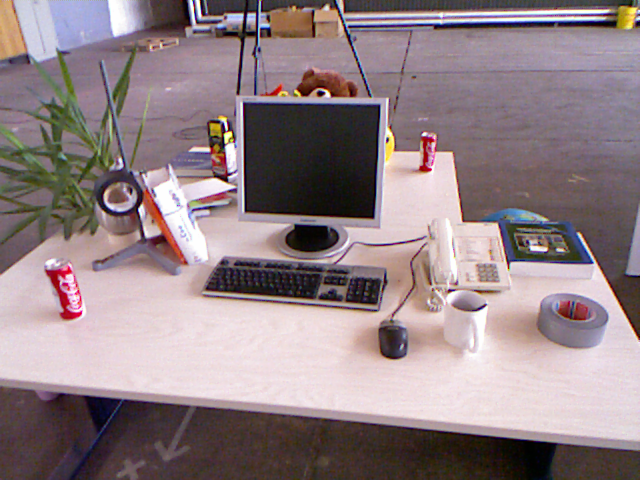
//> input picture MyCode/ch7/traingulation/1.png, 640 x 480 px
$ ./triangulation 1.png 2.png   (built with g++ and OpenCV 4)
//> lines starting //> are read from the running program, lines starting //| are printed output that depends on the picture; after the words box and inside, x2 and y2 are one past the last pixel; in counts of white or black regions, pixels touching at a corner belong together
/*
 * @Author: mxxxOrz
 * @Date: 2024-09-07 13:44:28
 * @LastEditors: Please set LastEditors
 * @LastEditTime: 2024-09-08 18:43:48
 * @Description: 三角测量恢复深度
 *
 */

#include <iostream>
#include <opencv2/core/core.hpp>
#include <opencv2/features2d/features2d.hpp>
#include <opencv2/highgui/highgui.hpp>
#include <opencv2/calib3d/calib3d.hpp>
#include <vector>
#include <opencv2/imgproc.hpp>
#include "sophus/se3.hpp"
#include "sophus/so3.hpp"
#include <Eigen/Core>
#include <Eigen/Dense>

using namespace std;
using namespace cv;
using namespace Eigen;
using namespace Sophus;

void find_feature_matches(const Mat &img_1, const Mat &img_2,
                          vector<KeyPoint> &keypoints_1, vector<KeyPoint> &keypoints_2,
                          vector<DMatch> &matches);

void pose_estimation_2d2d(vector<KeyPoint> keypoints_1, vector<KeyPoint> keypoints_2,
                          vector<DMatch> matches, Mat &R, Mat &t);

Point2d pixel2cam(const Point2d &p, const Mat &K);

void triangulation(const vector<KeyPoint> &keypoint_1, const vector<KeyPoint> &keypoint_2,
                   const vector<DMatch> &matches, const Mat &R, const Mat &t,
                   vector<Point3d> &points);

bool depthFromTriangulation(
    const SE3d &T_search_ref,
    const Vector3d &f_ref,
    const Vector3d &f_cur,
    double &depth)
{
    Eigen::Matrix<double, 3, 1> A;
    A << T_search_ref.rotationMatrix() * f_ref, f_cur;
    const Matrix2d AtA = A.transpose() * A;
    if (AtA.determinant() < 0.000001)
        return false;
    const Vector2d depth2 = -AtA.inverse() * A.transpose() * T_search_ref.translation();
    depth = fabs(depth2[0]);
    return true;
}

inline ::cv::Scalar get_color(float depth)
{
    float up_th = 50, low_th = 10, th_range = up_th - low_th;
    if (depth > up_th)
        depth = up_th;
    if (depth < low_th)
        depth = low_th;
    return cv::Scalar(255 * depth / th_range, 0, 255 * (1 - depth / th_range));
}

int main(int argc, char *argv[])
{
    if (argc != 3)
    {
        cout << "请输入两张照片" << endl;
        return 1;
    }
    Mat img_1 = imread(argv[1], CV_LOAD_IMAGE_COLOR);
//> img_1 is the input picture: 480 rows x 640 cols, CV_8UC3; mean B, G, R 133.9, 129.9, 146.3
    Mat img_2 = imread(argv[2], CV_LOAD_IMAGE_COLOR);
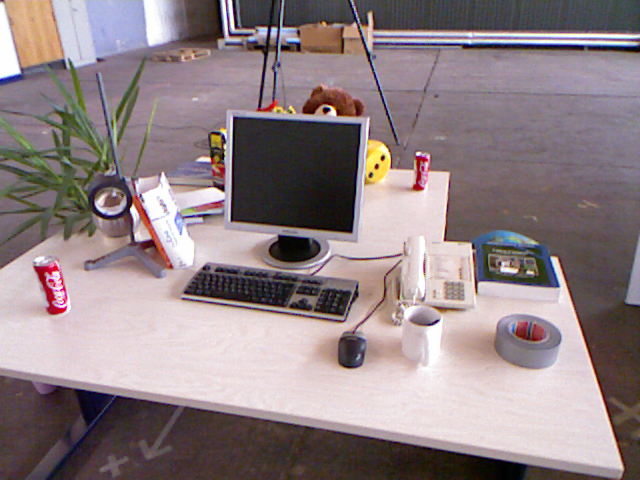
//> input picture MyCode/ch7/traingulation/2.png, 640 x 480 px
//> img_2 is the input picture: 480 rows x 640 cols, CV_8UC3; mean B, G, R 133.1, 129.9, 144.4
    assert(img_1.data && img_2.data);

    vector<KeyPoint> keypoints_1, keypoints_2;
    vector<DMatch> matches;

    find_feature_matches(img_1, img_2, keypoints_1, keypoints_2, matches);
    cout << "一共找到了 " << matches.size() << "组匹配点" << endl;

    Mat R, t;
    pose_estimation_2d2d(keypoints_1, keypoints_2, matches, R, t);

    // [18 lines of commented-out code are left out]

    vector<Point3d> points;
    triangulation(keypoints_1, keypoints_2, matches, R, t, points);

    Mat K = (Mat_<double>(3, 3) << 520.9, 0, 325.1, 0, 521.0, 249.7, 0, 0, 1);
    Mat img1_clone = img_1.clone();
    Mat img2_clone = img_2.clone();

    for (int i = 0; i < matches.size(); i++)
    {
        float depth1 = points[i].z;
        cout << "depth: " << depth1 << endl;
        Point2d pt1_cam = pixel2cam(keypoints_1[matches[i].queryIdx].pt, K);
        cv::circle(img1_clone, keypoints_1[matches[i].queryIdx].pt, 2, get_color(depth1), 2);

        Mat pt2_trans = R * (Mat_<double>(3, 1) << points[i].x, points[i].y, points[i].z) + t;
        float depth2 = pt2_trans.at<double>(2, 0);
        cv::circle(img2_clone, keypoints_2[matches[i].trainIdx].pt, 2, get_color(depth2), 2);
    }
    cv::imshow("img1", img1_clone);
    cv::imshow("img2", img2_clone);
    cv::waitKey(0);

    return 0;
}

void find_feature_matches(const Mat &img_1, const Mat &img_2,
                          vector<KeyPoint> &keypoints_1, vector<KeyPoint> &keypoints_2,
                          vector<DMatch> &matches)
{
    Mat descriptors_1, descriptors_2;
    Ptr<FeatureDetector> detector = ORB::create();
    Ptr<DescriptorExtractor> descriptor = ORB::create();

    Ptr<DescriptorMatcher> matcher = DescriptorMatcher::create("BruteForce-Hamming");

    detector->detect(img_1, keypoints_1);
//> keypoints_1 = 500 keypoints; strongest (x, y, size): (323, 93, 31), (322, 92, 37.2), (230, 132, 31), (226, 128, 31)
    detector->detect(img_2, keypoints_2);
//> keypoints_2 = 500 keypoints; strongest (x, y, size): (329, 109, 31), (328, 109, 37.2), (383, 157, 31), (327, 109, 44.6)

    descriptor->compute(img_1, keypoints_1, descriptors_1);
    descriptor->compute(img_2, keypoints_2, descriptors_2);

    vector<DMatch> match;
    matcher->match(descriptors_1, descriptors_2, match);
//> match = 500 matches

    // 找出所有匹配点之间的最小距离和最大距离
    double min_dist = 10000, max_dist = 0;
    for (int i = 0; i < descriptors_1.rows; i++)
    {
        double dist = match[i].distance;
        if (dist > max_dist)
            max_dist = dist;
        if (dist < min_dist)
            min_dist = dist;
    }
//> this loop made 500 passes
//> (dist, max_dist, min_dist) on pass 1: (72, 72, 72)
//> (dist, min_dist) on passes 4, 10, 21, 28, 74, 126: (58, 58), (37, 37), (32, 32), (21, 21), (17, 17), (16, 16)
//> after the loop, max_dist = 94; min_dist = 4

    printf("-- Max dist : %f \n", max_dist);
//| -- Max dist : 94.000000
    printf("-- Min dist : %f \n", min_dist);
//| -- Min dist : 4.000000

    for (int i = 0; i < descriptors_1.rows; i++)
    {
        if (match[i].distance <= max(2 * min_dist, 30.0))
        {
            matches.push_back(match[i]);
        }
    }
//> after the loop, matches = 79 matches
//| 一共找到了 79组匹配点
}

/**
 * @description: 将像素坐标转为空间坐标,Z=1
 * @param {Point2d} &p  像素点坐标
 * @param {Mat} &K  相机内参
 * @return {*}
 */
Point2d pixel2cam(const Point2d &p, const Mat &K)
{
    return Point2d(
        (p.x - K.at<double>(0, 2)) / K.at<double>(0, 0),
        (p.y - K.at<double>(1, 2)) / K.at<double>(1, 1));
}

void pose_estimation_2d2d(vector<KeyPoint> keypoints_1, vector<KeyPoint> keypoints_2,
                          vector<DMatch> matches, Mat &R, Mat &t)
{
    Mat K = (Mat_<double>(3, 3) << 520.9, 0, 325.1, 0, 521.0, 249.7, 0, 0, 1);

    // 将匹配点转换为Point2f
    vector<Point2f> points1;
    vector<Point2f> points2;

    for (size_t i = 0; i < (int)matches.size(); i++)
    {
        points1.push_back(keypoints_1[matches[i].queryIdx].pt);
        points2.push_back(keypoints_2[matches[i].trainIdx].pt);
    }
//> this loop made 79 passes
//> after the loop, points1 = 79 Points (x, y), first 12: [245, 211], [46, 270], [420, 169], [143, 175], [81, 312], [527, 241], [318, 92], [76, 290], [373, 217], [295, 225], [79, 307], [540, 244]; points2 = 79 Points (x, y), first 12: [231.6, 219.6], [35, 267], [414, 188], [135, 182], [65, 308], [500, 263], [323, 109], [61, 287], [350.4, 231.6], [279, 236], [64, 301], [510, 266]

    Mat fundamental_matrix;
    fundamental_matrix = findFundamentalMat(points1, points2, CV_FM_8POINT);
//> fundamental_matrix = [[4.54e-06, 0.000133, -0.018], [-0.000128, 2.27e-05, -0.0142], [0.0181, 0.00415, 1]]
    cout << "fundamental_matrix is " << endl
         << fundamental_matrix << endl;
//| fundamental_matrix is
//| [4.544437503978887e-06, 0.0001333855576994343, -0.01798499246476802;
//|  -0.0001275657012965796, 2.266794804647855e-05, -0.01416678429211772;
//|  0.01814994639970067, 0.004146055871024059, 1]

    Point2d principal_point(325.1, 249.7);
    double focal_length = 521;
    Mat essential_matrix;
    essential_matrix = findEssentialMat(points1, points2, focal_length, principal_point);
//> essential_matrix = [[-0.00846, 0.0545, 0.155], [-0.00829, 0.0335, -0.69], [-0.115, 0.695, 0.0216]]
    cout << "essential_matrix is" << endl
         << essential_matrix << endl;
//| essential_matrix is
//| [-0.008455114492962941, 0.05451570701058972, 0.1546375809483949;
//|  -0.008287154708436176, 0.0335131156598395, -0.6896472136971536;
//|  -0.1153993974485611, 0.6945899967012885, 0.02159624094256602]

    Mat homography_matrix;
    homography_matrix = findHomography(points1, points2, RANSAC, 3);
//> homography_matrix = [[0.926, -0.145, 33.27], [0.0454, 0.939, 8.57], [-1.01e-05, -3.01e-05, 1]]

    // 从本质矩阵中恢复旋转和平移信息，R t
    recoverPose(essential_matrix, points1, points2, R, t, focal_length, principal_point);
//> R = [[0.996, -0.0562, 0.0742], [0.0527, 0.997, 0.0478], [-0.0767, -0.0437, 0.996]]; t = [-0.973, -0.215, 0.0867]

    cout << "R is " << endl
         << R << endl;
//| R is
//| [0.9956584940813578, -0.05615340406690514, 0.07423582945816386;
//|  0.05268846331440086, 0.9974645001566197, 0.04783823534446155;
//|  -0.07673388428334463, -0.04371917358555617, 0.9960926386957122]
    cout << "t is " << endl
         << t << endl;
//| t is
//| [-0.9726703113454991;
//|  -0.2153829834753054;
//|  0.0867331300964411]
}

void triangulation(const vector<KeyPoint> &keypoint_1, const vector<KeyPoint> &keypoint_2,
                   const vector<DMatch> &matches, const Mat &R, const Mat &t,
                   vector<Point3d> &points)
{
    Mat T1 = (Mat_<float>(3, 4) << 1, 0, 0, 0,
              0, 1, 0, 0,
              0, 0, 1, 0);
    Mat T2 = (Mat_<float>(3, 4) << R.at<double>(0, 0), R.at<double>(0, 1), R.at<double>(0, 2), t.at<double>(0, 0),
              R.at<double>(1, 0), R.at<double>(1, 1), R.at<double>(1, 2), t.at<double>(1, 0),
              R.at<double>(2, 0), R.at<double>(2, 1), R.at<double>(2, 2), t.at<double>(2, 0));
//> T2 = [[0.996, -0.0562, 0.0742, -0.973], [0.0527, 0.997, 0.0478, -0.215], [-0.0767, -0.0437, 0.996, 0.0867]]
    Mat K = (Mat_<double>(3, 3) << 520.9, 0, 325.1, 0, 521.0, 249.7, 0, 0, 1);

    // 初始化左右两张图片的特征点（相机坐标）
    vector<Point2f> pts_1, pts_2;
    for (DMatch m : matches)
    {
        pts_1.push_back(pixel2cam(keypoint_1[m.queryIdx].pt, K));
        pts_2.push_back(pixel2cam(keypoint_2[m.trainIdx].pt, K));
    }
//> after the loop, pts_1 = 79 Points (x, y), first 12: [-0.154, -0.0743], [-0.536, 0.039], [0.182, -0.155], [-0.35, -0.143], [-0.469, 0.12], [0.388, -0.0167], [-0.0136, -0.303], [-0.478, 0.0774], [0.092, -0.0628], [-0.0578, -0.0474], [-0.472, 0.11], [0.413, -0.0109]; pts_2 = 79 Points (x, y), first 12: [-0.179, -0.0578], [-0.557, 0.0332], [0.171, -0.118], [-0.365, -0.13], [-0.499, 0.112], [0.336, 0.0255], [-0.00403, -0.27], [-0.507, 0.0716], [0.0486, -0.0347], [-0.0885, -0.0263], [-0.501, 0.0985], [0.355, 0.0313]
    Mat pts_4d;
    cv::triangulatePoints(T1, T2, pts_1, pts_2, pts_4d);

    // 转换成非齐次坐标
    for (int i = 0; i < pts_4d.cols; i++)
    {
        Mat x = pts_4d.col(i);
        x /= x.at<float>(3, 0);
        Point3d p(
            x.at<float>(0, 0),
            x.at<float>(1, 0),
            x.at<float>(2, 0));

        points.push_back(p); // 带有深度的点坐标
    }
//> this loop made 79 passes
//> x on passes 1 to 12: [-1.38, -0.667, 8.95, 1], [-4.33, 0.327, 8.07, 1], [1.88, -1.6, 10.33, 1], [-3.02, -1.22, 8.63, 1], [-3.83, 0.978, 8.18, 1], [2.86, -0.114, 7.38, 1], [-0.16, -3.59, 11.84, 1], [-3.85, 0.629, 8.05, 1], [0.743, -0.501, 8.09, 1], [-0.516, -0.423, 8.93, 1], [-3.86, 0.882, 8.17, 1], [2.9, -0.0681, 7.04, 1]
//> after the loop, points = 79 Point3s, first 12: [-1.38, -0.67, 8.95], [-4.33, 0.33, 8.07], [1.88, -1.6, 10.33], [-3.02, -1.22, 8.63], [-3.83, 0.98, 8.18], [2.86, -0.11, 7.38], [-0.16, -3.59, 11.84], [-3.85, 0.63, 8.05], [0.74, -0.5, 8.09], [-0.52, -0.42, 8.93], [-3.86, 0.88, 8.17], [2.9, -0.07, 7.04]
//> the loop in main, `for (int i = 0; i < matches.size(); i++)` made 79 passes
//> (depth1, pt1_cam, pt2_trans, depth2) on passes 1 to 11: (8.95, Point(-0.154, -0.0743), [-1.64, -0.525, 9.14], 9.14), (8.07, Point(-0.536, 0.039), [-4.7, 0.268, 8.44], 8.44), (10.33, Point(0.182, -0.155), [1.76, -1.22, 10.3], 10.3), (8.63, Point(-0.35, -0.143), [-3.27, -1.18, 8.97], 8.97), (8.18, Point(-0.469, 0.12), [-4.24, 0.949, 8.48], 8.48), (7.38, Point(0.388, -0.0167), [2.43, 0.175, 7.22], 7.22), (11.84, Point(-0.0136, -0.303), [-0.0508, -3.24, 12.05], 12.05), (8.05, Point(-0.478, 0.0774), [-4.25, 0.594, 8.38], 8.38), (8.09, Point(0.092, -0.0628), [0.395, -0.289, 8.11], 8.11), (8.93, Point(-0.0578, -0.0474), [-0.8, -0.238, 9.04], 9.04), (8.17, Point(-0.472, 0.11), [-4.26, 0.852, 8.49], 8.49)
//| depth: 8.95119
//| depth: 8.06918
//| depth: 10.3294
//| depth: 8.6317
//| depth: 8.17645
//| depth: 7.37573
//| depth: 11.8396
//| depth: 8.05226
//> (output is shown up to pass 8 of 79)
//> after the loop in main, `for (int i = 0; i < matches.size(); i++)`:
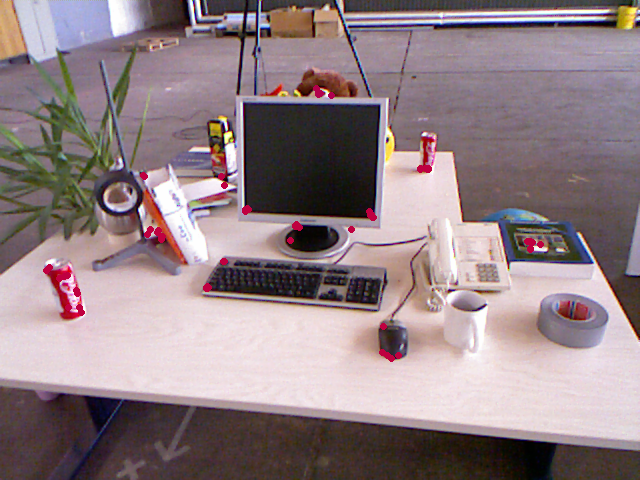
//> img1_clone: 480 rows x 640 cols, CV_8UC3; 0.52% of pixels changed, all inside (x1, y1, x2, y2) = (43, 85, 544, 362)
//> after the loop in main, `for (int i = 0; i < matches.size(); i++)`:
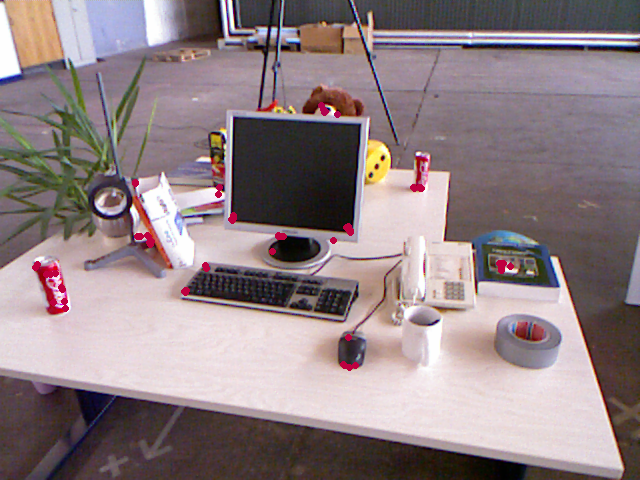
//> img2_clone: 480 rows x 640 cols, CV_8UC3; 0.51% of pixels changed, all inside (x1, y1, x2, y2) = (32, 102, 514, 371)
}
